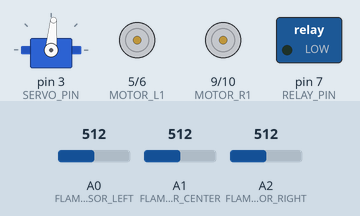
Bench run of a sketch on a simulated Arduino Uno, built with avr-gcc and run on an emulated ATmega328P. Shown: servo, motor-driver pin pairs drawn as motors (green arrow = first pin HIGH = forward, orange = second pin HIGH = backward, longer = more drive), switched loads named in the sketch (green lamp = pin HIGH). Inputs (shaded band) come from the test bench; at power-on: A1 (FLAME_SENSOR_CENTER) = 512, A0 (FLAME_SENSOR_LEFT) = 512, A2 (FLAME_SENSOR_RIGHT) = 512. What the sketch prints to the serial monitor is not drawn.

Above: at 6.37 s.
6.4 s: A1 (FLAME_SENSOR_CENTER) set to 789
12.6 s: A1 (FLAME_SENSOR_CENTER) set to 810
At 17.4 s:
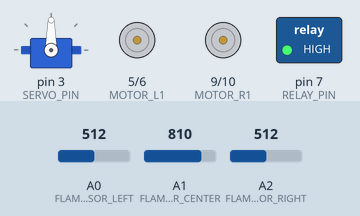
18.9 s: A0 (FLAME_SENSOR_LEFT) set to 551
25.1 s: A0 (FLAME_SENSOR_LEFT) set to 571
At 29.0 s:
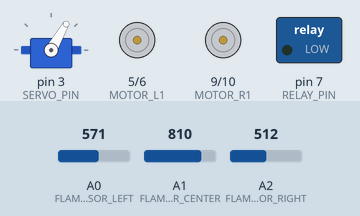
32.9 s: A2 (FLAME_SENSOR_RIGHT) set to 528
At 37.0 s:
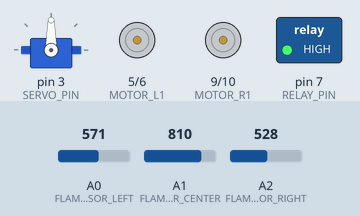
39.1 s: A2 (FLAME_SENSOR_RIGHT) set to 716
At 39.43 s:
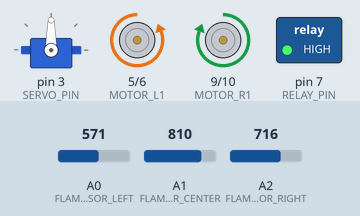
Timing chart, 0 to 47.4 s (numbered marks = the images above; inputs shaded):
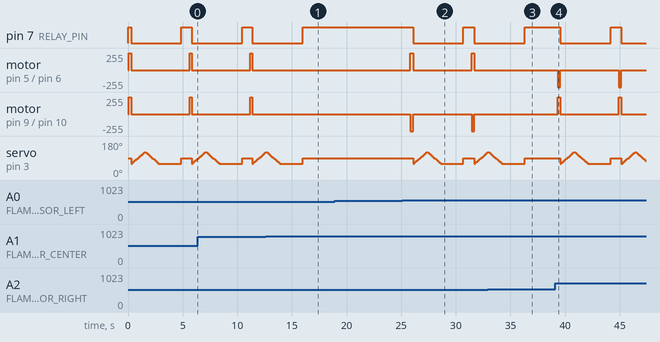

Measured:
- the behaviour switches between 799 and 800 on A1 (FLAME_SENSOR_CENTER) (found by bisection; images 0 and 1)
- the behaviour switches between 562 and 563 on A0 (FLAME_SENSOR_LEFT) (found by bisection; images 1 and 2)
- the behaviour switches between 520 and 521 on A2 (FLAME_SENSOR_RIGHT) (found by bisection; images 2 and 3)
- after the input at 12.6 s, pin 7 (RELAY_PIN): goes on until 16.0 s, then stays HIGH; motor on pin 5 (MOTOR_L1) / pin 6 (MOTOR_L2), motor on pin 9 (MOTOR_R1) / pin 10 (MOTOR_R2): stays stopped (without the input it goes to forward 255/255 after 4.1 s)
- after the input at 18.9 s, every drawn part: stays the same
- after the input at 25.1 s, pin 7 (RELAY_PIN): HIGH → LOW after 1.0 s, → HIGH 4.6 s later, → LOW 0.99 s later; motor on pin 5 (MOTOR_L1) / pin 6 (MOTOR_L2): alternates forward 255/255 for 0.25 s and stopped for 5.3 s, starting after 0.75 s
- after the input at 32.9 s, pin 7 (RELAY_PIN): goes on until 36.3 s, then stays HIGH; motor on pin 5 (MOTOR_L1) / pin 6 (MOTOR_L2): stays stopped (without the input it goes to forward 255/255 after 4.1 s); motor on pin 9 (MOTOR_R1) / pin 10 (MOTOR_R2): stays stopped (without the input it goes to backward 255/255 after 4.1 s)
- after the input at 39.1 s, pin 7 (RELAY_PIN): HIGH → LOW after 0.46 s, → HIGH 4.6 s later, → LOW 0.99 s later; motor on pin 5 (MOTOR_L1) / pin 6 (MOTOR_L2): alternates backward 255/255 for 0.25 s and stopped for 5.3 s, starting after 0.21 s
- by itself, motor on pin 5 (MOTOR_L1) / pin 6 (MOTOR_L2), motor on pin 9 (MOTOR_R1) / pin 10 (MOTOR_R2): alternates forward 255/255 for 0.20 s and stopped for 5.3 s

The sketch:

Robot.ino
```cpp
 #include <Servo.h>

// Define flame sensor pins
#define FLAME_SENSOR_LEFT A0
#define FLAME_SENSOR_CENTER A1
#define FLAME_SENSOR_RIGHT A2

// Define motor driver pins
#define MOTOR_L1 5  // Left Motor Forward
#define MOTOR_L2 6  // Left Motor Backward
#define MOTOR_R1 9  // Right Motor Forward
#define MOTOR_R2 10 // Right Motor Backward

// Define relay for water pump
#define RELAY_PIN 7
#define RELAY_ON LOW  // Adjust based on relay type
#define RELAY_OFF HIGH

// Define servo motor pin
#define SERVO_PIN 3

// Create Servo object
Servo waterServo;

// Flame sensor threshold
#define FIRE_DETECTED_THRESHOLD 800  // Adjust based on sensor readings
#define DEAD_ZONE 50  // Minimum difference before turning

void setup() {
  Serial.begin(9600);

  pinMode(MOTOR_L1, OUTPUT);
  pinMode(MOTOR_L2, OUTPUT);
  pinMode(MOTOR_R1, OUTPUT);
  pinMode(MOTOR_R2, OUTPUT);
  pinMode(RELAY_PIN, OUTPUT);
  digitalWrite(RELAY_PIN, RELAY_OFF);
  waterServo.attach(SERVO_PIN);
  waterServo.write(90);

  pinMode(FLAME_SENSOR_LEFT, INPUT);
  pinMode(FLAME_SENSOR_CENTER, INPUT);
  pinMode(FLAME_SENSOR_RIGHT, INPUT);

  Serial.println("🚀 Fire Fighting Robot Initialized...");
}

void loop() {
    int flameLeft = analogRead(FLAME_SENSOR_LEFT);
    int flameCenter = analogRead(FLAME_SENSOR_CENTER);
    int flameRight = analogRead(FLAME_SENSOR_RIGHT);

    Serial.print("Flame Left: "); Serial.print(flameLeft);
    Serial.print(" | Flame Center: "); Serial.print(flameCenter);
    Serial.print(" | Flame Right: "); Serial.println(flameRight);

    if (flameCenter < FIRE_DETECTED_THRESHOLD) {
        Serial.println("🔥 Fire Detected at Center! Moving Forward...");
        moveForward();
        activateWaterPump();
    } else if (flameLeft < FIRE_DETECTED_THRESHOLD && (flameLeft + DEAD_ZONE) < flameRight) {
        Serial.println("🔥 Fire Detected at Left! Turning Left...");
        turnLeft();
        activateWaterPump();
    } else if (flameRight < FIRE_DETECTED_THRESHOLD && (flameRight + DEAD_ZONE) < flameLeft) {
        Serial.println("🔥 Fire Detected at Right! Turning Right...");
        turnRight();
        activateWaterPump();
    } else {
        Serial.println("✅ No Fire Detected. Stopping...");
        stopMotors();
        deactivateWaterPump();
    }

    delay(700); // Slightly increased delay for stability
}

void moveForward() {
    digitalWrite(MOTOR_L1, HIGH);
    digitalWrite(MOTOR_L2, LOW);
    digitalWrite(MOTOR_R1, HIGH);
    digitalWrite(MOTOR_R2, LOW);
    delay(200);
    stopMotors();
}

void turnLeft() {
    digitalWrite(MOTOR_L1, LOW);
    digitalWrite(MOTOR_L2, HIGH);
    digitalWrite(MOTOR_R1, HIGH);
    digitalWrite(MOTOR_R2, LOW);
    delay(250);
    stopMotors();
}

void turnRight() {
    digitalWrite(MOTOR_L1, HIGH);
    digitalWrite(MOTOR_L2, LOW);
    digitalWrite(MOTOR_R1, LOW);
    digitalWrite(MOTOR_R2, HIGH);
    delay(250);
    stopMotors();
}

void stopMotors() {
    digitalWrite(MOTOR_L1, LOW);
    digitalWrite(MOTOR_L2, LOW);
    digitalWrite(MOTOR_R1, LOW);
    digitalWrite(MOTOR_R2, LOW);
}

void activateWaterPump() {
    Serial.println("🚰 Activating Water Pump...");
    digitalWrite(RELAY_PIN, RELAY_ON);

    for (int pos = 60; pos <= 120; pos += 5) {
        waterServo.write(pos);
        delay(100);
    }
    for (int pos = 120; pos >= 60; pos -= 5) {
        waterServo.write(pos);
        delay(100);
    }

    delay(2000);
    deactivateWaterPump();
}

void deactivateWaterPump() {
    Serial.println("✅ Deactivating Water Pump...");
    digitalWrite(RELAY_PIN, RELAY_OFF);
    waterServo.write(90);
}
```
